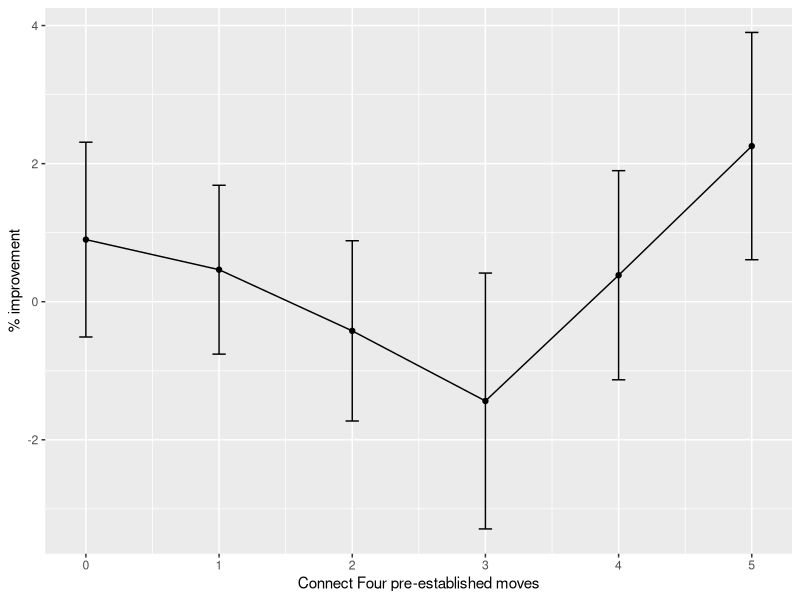

Write R code to recreate this figure.
suppressWarnings(suppressMessages(library(ggplot2)))

# from: http://www.cookbook-r.com/Graphs/Plotting_means_and_error_bars_(ggplot2)/
## Gives count, mean, standard deviation, standard error of the mean, and confidence interval (default 95%).
##   data: a data frame.
##   measurevar: the name of a column that contains the variable to be summariezed
##   groupvars: a vector containing names of columns that contain grouping variables
##   na.rm: a boolean that indicates whether to ignore NA's
##   conf.interval: the percent range of the confidence interval (default is 95%)
summarySE <- function(data=NULL, measurevar, groupvars=NULL, na.rm=FALSE,
                      conf.interval=.95, .drop=TRUE) {
  suppressMessages(library(plyr))

  # New version of length which can handle NA's: if na.rm==T, don't count them
  length2 <- function (x, na.rm=FALSE) {
    if (na.rm) sum(!is.na(x))
    else       length(x)
  }

  # This does the summary. For each group's data frame, return a vector with
  # N, mean, and sd
  datac <- ddply(data, groupvars, .drop=.drop,
                 .fun = function(xx, col) {
                   c(N    = length2(xx[[col]], na.rm=na.rm),
                     mean = mean   (xx[[col]], na.rm=na.rm),
                     sd   = sd     (xx[[col]], na.rm=na.rm)
                   )
                 },
                 measurevar
  )

  # Rename the "mean" column
  datac <- rename(datac, c("mean" = measurevar))

  datac$se <- datac$sd / sqrt(datac$N)  # Calculate standard error of the mean

  # Confidence interval multiplier for standard error
  # Calculate t-statistic for confidence interval:
  # e.g., if conf.interval is .95, use .975 (above/below), and use df=N-1
  ciMult <- qt(conf.interval/2 + .5, datac$N-1)
  datac$ci <- datac$se * ciMult

  return(datac)
}


dc4imp <- read.csv("connect-four-improved-experiment.csv")
dc4impse <- summarySE(dc4imp, measurevar="pct_improvement", groupvars=c("moves"))
p <- ggplot(dc4impse, aes(x=moves, y=pct_improvement)) +
  geom_errorbar(aes(ymin=pct_improvement-se, ymax=pct_improvement+se), width=.1) +
  geom_line() +
  geom_point() +
  scale_x_continuous("Connect Four pre-established moves") +
  scale_y_continuous("% improvement")
ggsave("connect-four-improved-experiment.png", p, width=6, height=4, dpi=100)

imp_won_cnt = nrow(subset(dc4imp, improved_won==1))
imp_won_pct = 100.0 * imp_won_cnt / nrow(dc4imp)
print(sprintf("New strategy win percent (you want this > 50): %.2f%%", imp_won_pct))

print(sprintf("Average improvement in efficiency (you want this > 0): %.2f%%", mean(dc4imp$pct_improvement)))
tt <- t.test(dc4imp$alphabeta, dc4imp$improved, paired=T)
print(sprintf("p-value of efficiency differences (you want this < 0.05): %.2f", tt$p.value))
